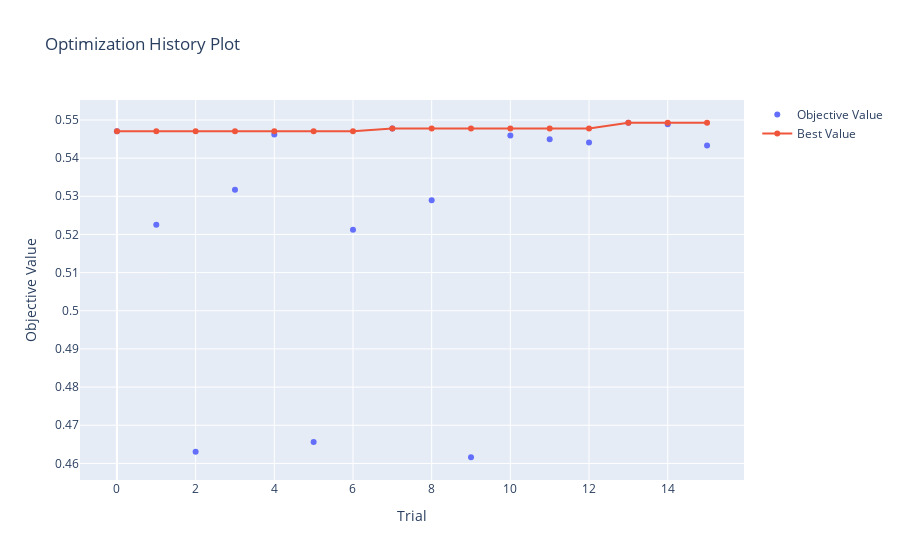

The cell this chart's notebook holds for it:
### Code cell
plot_optimization_history(rfr_study)

### Figure 1 — Plotly figure (JSON) as saved in the notebook; plotly's stock layout.template omitted (floating-point values rounded to 4 significant figures)
{"data": [{"mode": "markers", "name": "Objective Value", "type": "scatter", "x": [0, 1, 2, 3, 4, 5, 6, 7, 8, 9, 10, 11, 12, 13, 14, 15], "y": [0.5471, 0.5225, 0.4631, 0.5317, 0.5462, 0.4656, 0.5213, 0.5478, 0.529, 0.4616, 0.5459, 0.545, 0.5441, 0.5493, 0.5489, 0.5433]}, {"name": "Best Value", "type": "scatter", "x": [0, 1, 2, 3, 4, 5, 6, 7, 8, 9, 10, 11, 12, 13, 14, 15], "y": [0.5471, 0.5471, 0.5471, 0.5471, 0.5471, 0.5471, 0.5471, 0.5478, 0.5478, 0.5478, 0.5478, 0.5478, 0.5478, 0.5493, 0.5493, 0.5493]}], "layout": {"title": {"text": "Optimization History Plot"}, "xaxis": {"title": {"text": "Trial"}}, "yaxis": {"title": {"text": "Objective Value"}}}}
